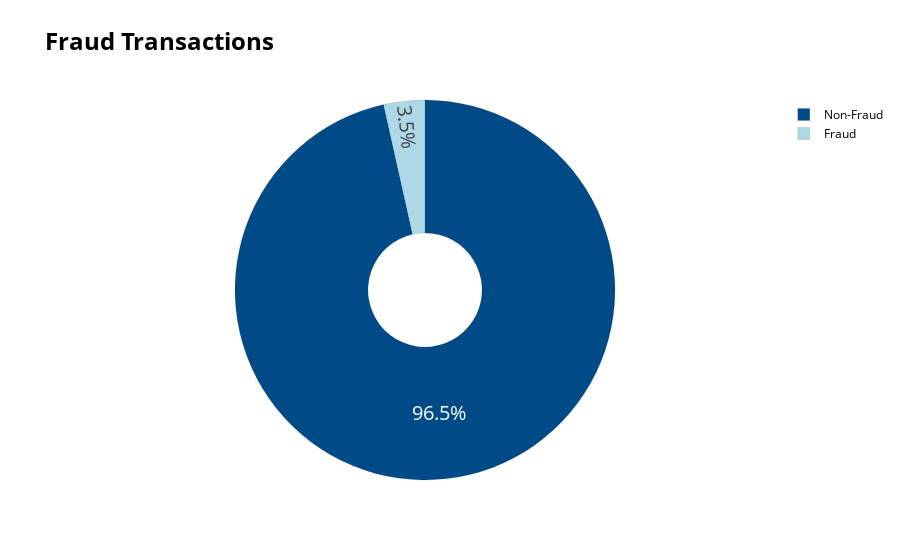

This figure's notebook cell:
### Code cell
import plotly.express as px
from plotly.subplots import make_subplots
import plotly.graph_objects as go


colors = ['#004B87', 'LightBlue']
labels = ['Non-Fraud', 'Fraud']
values = data['isFraud'].value_counts() / data['isFraud'].shape[0]
total_normal = data[data['isFraud'] == False].shape[0]
total_fraudulent = data[data['isFraud'] == True].shape[0]

fig = go.Figure(data=[go.Pie(labels=labels,
                             values=values, hole=.3)])
fig.update_traces(hoverinfo='label+percent', textinfo='percent', textfont_size=20,
                  marker=dict(colors=colors, line=dict(color='black', width=0.1)))

fig.update_layout(
    title_text='<b>Fraud Transactions</b>',
    title_font_color='black',
    title_font=dict(size=24),
    legend_title_font_color='black',
    paper_bgcolor='white',
    plot_bgcolor='white',
    font_color='black',
)

### Figure 1 — Plotly figure (JSON) as saved in the notebook; plotly's stock layout.template omitted (floating-point values rounded to 4 significant figures)
{"data": [{"hole": 0.3, "hoverinfo": "label+percent", "labels": ["Non-Fraud", "Fraud"], "marker": {"colors": ["#004B87", "LightBlue"], "line": {"color": "black", "width": 0.1}}, "textfont": {"size": 20}, "textinfo": "percent", "type": "pie", "values": [0.965, 0.03499]}], "layout": {"font": {"color": "black"}, "legend": {"title": {"font": {"color": "black"}}}, "paper_bgcolor": "white", "plot_bgcolor": "white", "title": {"font": {"color": "black", "size": 24}, "text": "<b>Fraud Transactions</b>"}}}
